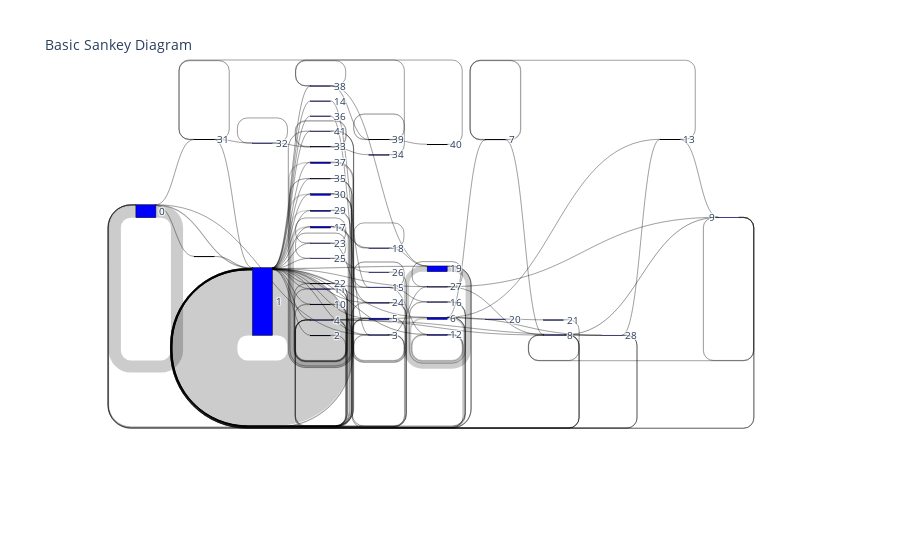

Notebook code for this chart:
### Code cell
import plotly.graph_objects as go

fig = go.Figure(data=[go.Sankey(
    node = dict(
      pad = 15,
      thickness = 20,
      line = dict(color = "black", width = 0.5),
      label = list(range(test.index.get_level_values(0).max())),
      color = "blue"
    ),
    link = dict(
      source = test.index.get_level_values(0), # indices correspond to labels, eg A1, A2, A2, B1, ...
      target = test.index.get_level_values(1),
      value = test.values,
  ))])

fig.update_layout(title_text="Basic Sankey Diagram", font_size=10)
fig.show()

### Figure 1 — Plotly figure (JSON) as saved in the notebook; plotly's stock layout.template omitted (floating-point values rounded to 4 significant figures)
{"data": [{"link": {"source": [0, 0, 0, 0, 0, 1, 1, 1, 1, 1, 1, 1, 1, 1, 1, 1, 1, 1, 1, 1, 1, 1, 1, 1, 1, 1, 1, 1, 1, 1, 1, 2, 3, 3, 3, 4, 4, 4, 4, 4, 5, 5, 5, 6, 6, 6, 6, 6, 6, 6, 7, 7, 8, 8, 8, 8, 8, 9, 9, 9, 9, 10, 10, 11, 11, 12, 12, 13, 13, 14, 15, 15, 15, 16, 16, 17, 17, 17, 18, 18, 19, 19, 19, 20, 21, 22, 22, 23, 23, 24, 24, 25, 25, 26, 27, 27, 27, 28, 28, 28, 29, 29, 30, 30, 30, 31, 31, 31, 32, 32, 33, 33, 34, 35, 35, 36, 37, 37, 38, 38, 38, 39, 39, 40, 41, 41, 42], "target": [0, 1, 3, 31, 42, 0, 1, 2, 3, 4, 5, 6, 10, 11, 12, 14, 15, 17, 19, 22, 23, 24, 25, 27, 29, 30, 35, 36, 37, 38, 41, 1, 1, 3, 27, 1, 4, 5, 8, 28, 4, 5, 6, 4, 5, 6, 7, 13, 20, 28, 7, 8, 1, 4, 8, 9, 28, 0, 1, 8, 9, 1, 10, 1, 11, 1, 12, 7, 9, 15, 12, 15, 16, 1, 16, 1, 17, 18, 18, 19, 0, 1, 19, 21, 1, 1, 22, 23, 24, 1, 24, 25, 26, 1, 8, 9, 27, 1, 5, 13, 1, 29, 0, 1, 30, 1, 31, 32, 32, 33, 33, 34, 31, 1, 35, 3, 1, 37, 19, 38, 39, 39, 40, 38, 1, 41, 1], "value": [[245], [13], [1], [1], [1], [12], [1313], [1], [1], [1], [2], [2], [1], [1], [1], [1], [1], [3], [6], [3], [1], [1], [1], [1], [1], [2], [1], [1], [1], [1], [1], [1], [2], [10], [1], [1], [6], [2], [1], [1], [2], [22], [7], [1], [4], [34], [1], [1], [1], [1], [10], [2], [1], [1], [6], [2], [1], [1], [2], [1], [5], [1], [11], [1], [6], [2], [17], [1], [1], [1], [1], [6], [1], [1], [9], [2], [30], [1], [1], [1], [1], [6], [106], [1], [1], [3], [7], [2], [1], [2], [11], [3], [1], [1], [1], [1], [1], [1], [1], [1], [1], [21], [1], [1], [30], [1], [3], [1], [1], [1], [14], [1], [1], [1], [3], [1], [1], [28], [1], [1], [1], [8], [1], [1], [1], [4], [1]]}, "node": {"color": "blue", "label": [0, 1, 2, 3, 4, 5, 6, 7, 8, 9, 10, 11, 12, 13, 14, 15, 16, 17, 18, 19, 20, 21, 22, 23, 24, 25, 26, 27, 28, 29, 30, 31, 32, 33, 34, 35, 36, 37, 38, 39, 40, 41], "line": {"color": "black", "width": 0.5}, "pad": 15, "thickness": 20}, "type": "sankey"}], "layout": {"font": {"size": 10}, "title": {"text": "Basic Sankey Diagram"}}}
